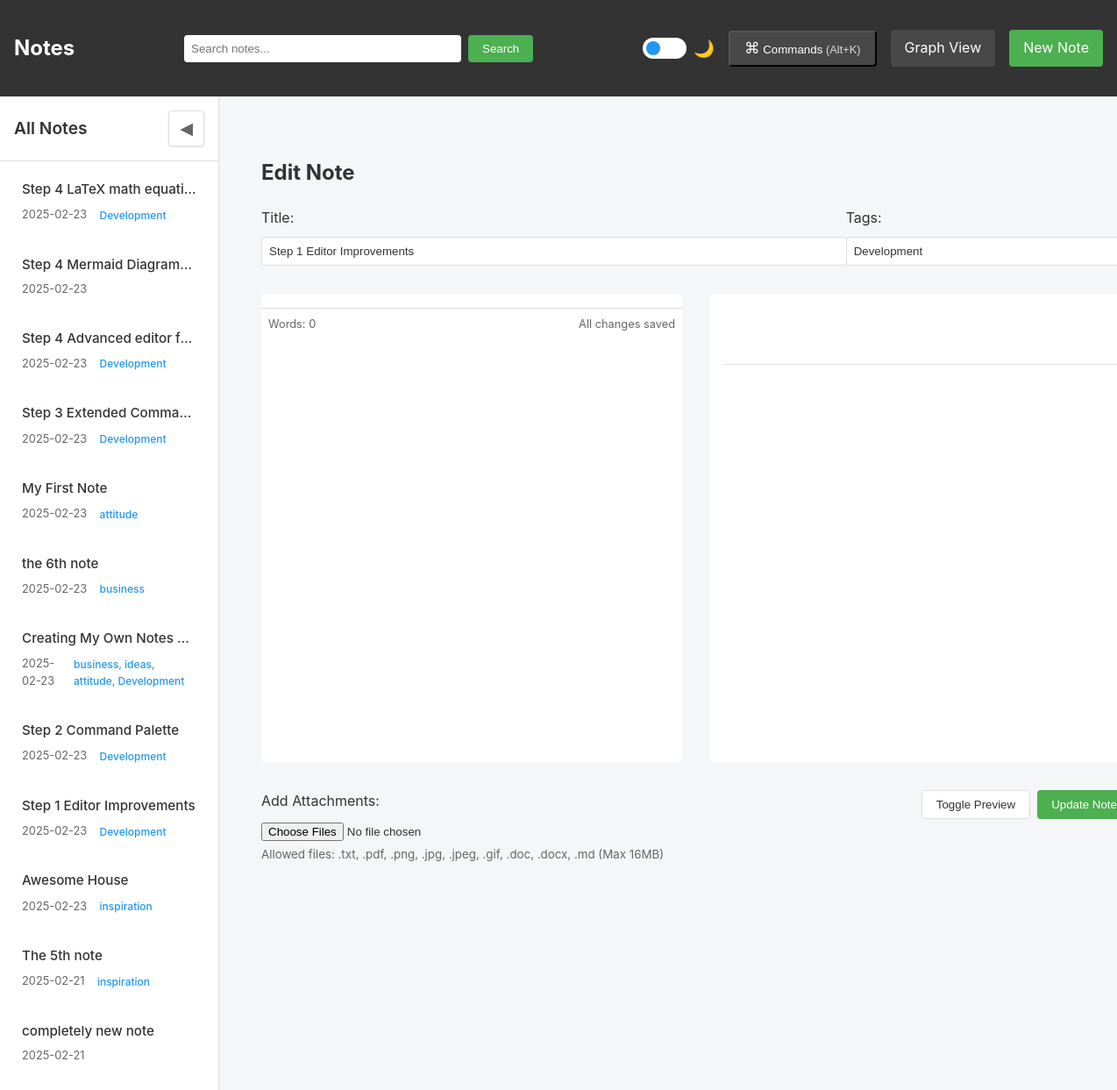
The page /note/3/edit on the database as committed earlier.
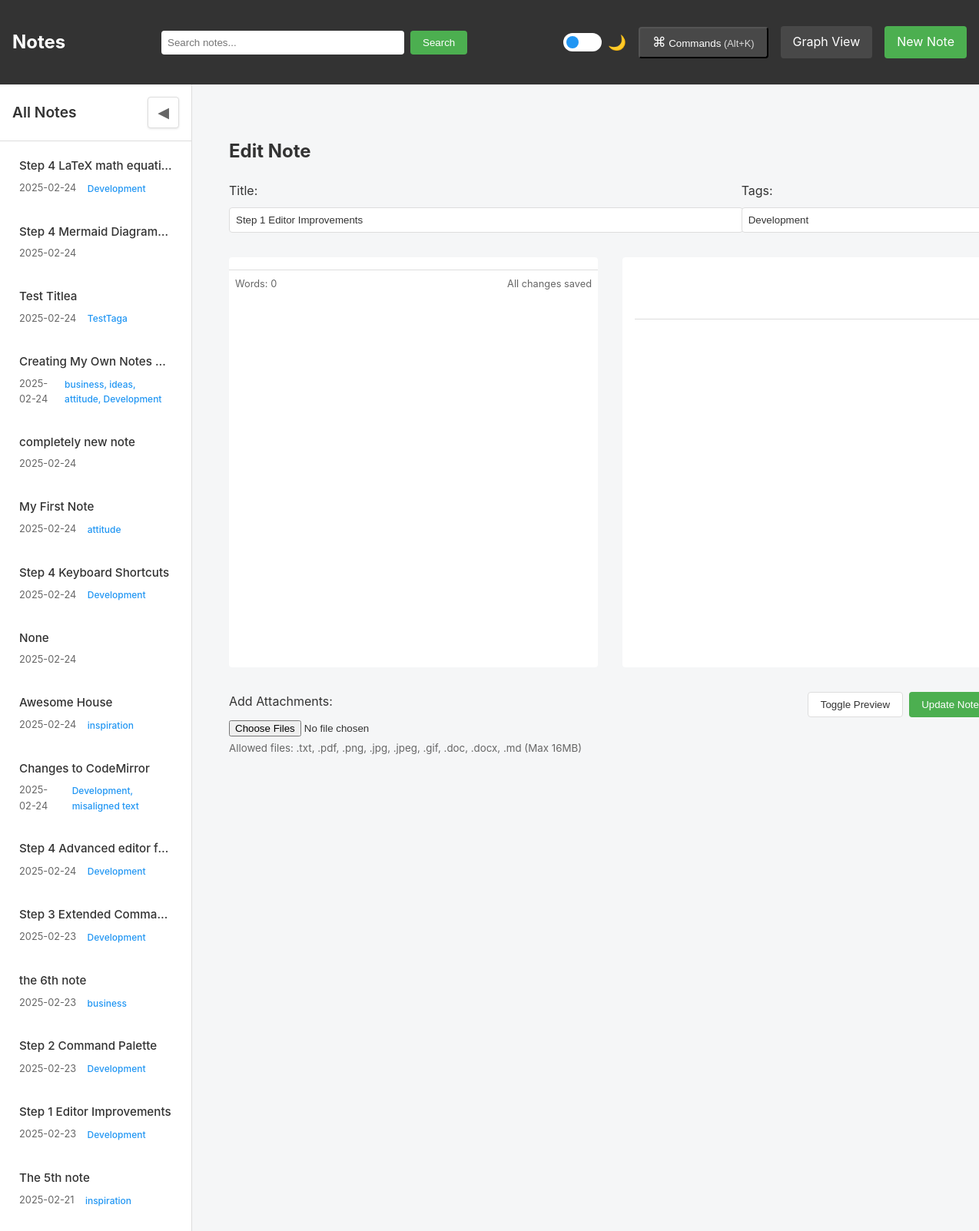
The same page on the database as committed later.
### main.py (models this page shows, shortened)
class Note(db.Model):
    id = db.Column(db.Integer, primary_key=True)
    title = db.Column(db.String(200), nullable=False, unique=True)  # Make title unique
    content = db.Column(db.Text, nullable=False)
    created_at = db.Column(db.DateTime, default=datetime.utcnow)
    updated_at = db.Column(db.DateTime, default=datetime.utcnow, onupdate=datetime.utcnow)
    tags = db.Column(db.String(200))  # Store tags as comma-separated strings
    attachments = db.relationship('FileAttachment', backref='note', lazy=True, cascade="all, delete-orphan")

### main.py (the view, shortened to what this page needs)
@app.route('/note/<int:id>/edit', methods=['GET', 'POST'])
def edit_note(id):
    note = Note.query.get_or_404(id)
    return render_template('edit_note.html',
                         note=note,
                         all_notes=get_all_notes())

### main.py (called while the page is built)
def get_all_notes(limit=None):
    query = Note.query.order_by(Note.updated_at.desc())
    return query.limit(limit).all() if limit else query.all()

def escapejs(val):
    return json.dumps(str(val))[1:-1]

### templates/edit_note.html (shortened to what this page needs)
{% extends "base.html" %}
{% block content %}
<div class="note-form">
    <h2>Edit Note</h2>
    <form method="POST" enctype="multipart/form-data" id="noteForm">
        <div class="form-header">
            <div>
                <label for="title">Title:</label>
                <input type="text" id="title" name="title" value="{{ note.title }}" required>
            </div>
            <div>
                <label for="tags">Tags:</label>
                <input type="text" id="tags" name="tags" value="{{ note.tags }}" placeholder="comma-separated tags">
            </div>
        </div>
        <div class="editor-container">
            <div class="editor-pane">
                <div class="editor-statusbar">
                    <div class="word-count">Words: <span id="word-count">0</span></div>
                    <div class="save-status">All changes saved</div>
                </div>
            </div>
            <div class="preview-pane">
                <div id="preview" class="note-content"></div>
            </div>
        </div>
        <div class="form-footer">
            <div class="file-upload">
                <label for="files">Add Attachments:</label>
                <input type="file" id="files" name="files" multiple>
                <small>Allowed files: .txt, .pdf, .png, .jpg, .jpeg, .gif, .doc, .docx, .md (Max 16MB)</small>
            </div>
            <div class="form-actions">
                <button type="button" id="togglePreview">Toggle Preview</button>
                <button type="submit">Update Note</button>
            </div>
        </div>
    </form>
</div>
<link rel="stylesheet" href="https://cdnjs.cloudflare.com/ajax/libs/codemirror/6.65.7/codemirror.min.css">
<link rel="stylesheet" href="https://cdnjs.cloudflare.com/ajax/libs/codemirror/6.65.7/theme/nord.min.css">
<link rel="stylesheet" href="https://cdnjs.cloudflare.com/ajax/libs/codemirror/6.65.7/addon/hint/show-hint.min.css">
{% endblock %}

### templates/base.html (shortened to what this page needs)
<!DOCTYPE html>
<html lang="en" data-theme="light">
<head>
    <link rel="stylesheet" href="{{ url_for('static', filename='style.css') }}">
</head>
<body>
    <nav>
        <h1><a href="{{ url_for('index') }}">Notes</a></h1>
        <form action="{{ url_for('search') }}" method="GET" class="search-form">
            <input type="text" name="q" placeholder="Search notes..." value="{{ request.args.get('q', '') }}">
            <button type="submit">Search</button>
        </form>
        <div class="nav-actions">
            <div class="theme-switch-wrapper">
                <label class="theme-switch">
                    <span class="slider round"></span>
                </label>
                <span class="theme-label">🌙</span>
            </div>
            <button class="nav-btn" onclick="toggleCommandPalette()">
                <span class="command-btn-icon">⌘</span>
                <span class="command-btn-text">Commands</span>
                <span class="command-btn-shortcut">(Alt+K)</span>
            </button>
            <a href="{{ url_for('graph_view') }}" class="nav-btn">Graph View</a>
            <a href="{{ url_for('new_note') }}" class="new-note-btn">New Note</a>
        </div>
    </nav>
    <div class="app-container">
        <aside class="sidebar">
            <div class="sidebar-header">
                <h2>All Notes</h2>
                <button id="toggle-sidebar" class="toggle-sidebar" title="Toggle Sidebar">◀</button>
            </div>
            <div class="notes-list">
                {% for note in all_notes %}
                <a href="{{ url_for('view_note', id=note.id) }}"
                   class="note-link {% if current_note and current_note.id == note.id %}active{% endif %}">
                    <div class="note-link-title">{{ note.title }}</div>
                    <div class="note-link-meta">
                        {{ note.updated_at.strftime('%Y-%m-%d') }}
                        {% if note.tags %}
                        <span class="note-link-tags">{{ note.tags }}</span>
                        {% endif %}
                    </div>
                </a>
                {% endfor %}
            </div>
        </aside>
        <main class="main-content">
            {% block content %}
            {% endblock %}
        </main>
    </div>
</body>
</html>

Rows that differ between the two databases and show on the page:
changed Note "Step 4 LaTeX math equati…": updated_at "2025-02-23" → "2025-02-24"
changed Note "Step 4 Mermaid Diagram…": updated_at "2025-02-23" → "2025-02-24"
added Note: title "Test Titlea", updated_at "2025-02-24", tags "TestTaga"
changed Note "business, ideas, attitude, Development": updated_at "2025-02-23" → "2025-02-24"; moves up the list
changed Note "completely new note": updated_at "2025-02-21" → "2025-02-24"; moves up the list
changed Note "My First Note": updated_at "2025-02-23" → "2025-02-24"; moves down the list
added Note: title "Step 4 Keyboard Shortcuts", updated_at "2025-02-24", tags "Development"
added Note: title "None", updated_at "2025-02-24"
changed Note "Awesome House": updated_at "2025-02-23" → "2025-02-24"; moves up the list
added Note: title "Changes to CodeMirror", updated_at "2025-02-24", tags "Development, misaligned text"
changed Note "Step 4 Advanced editor f…": updated_at "2025-02-23" → "2025-02-24"
